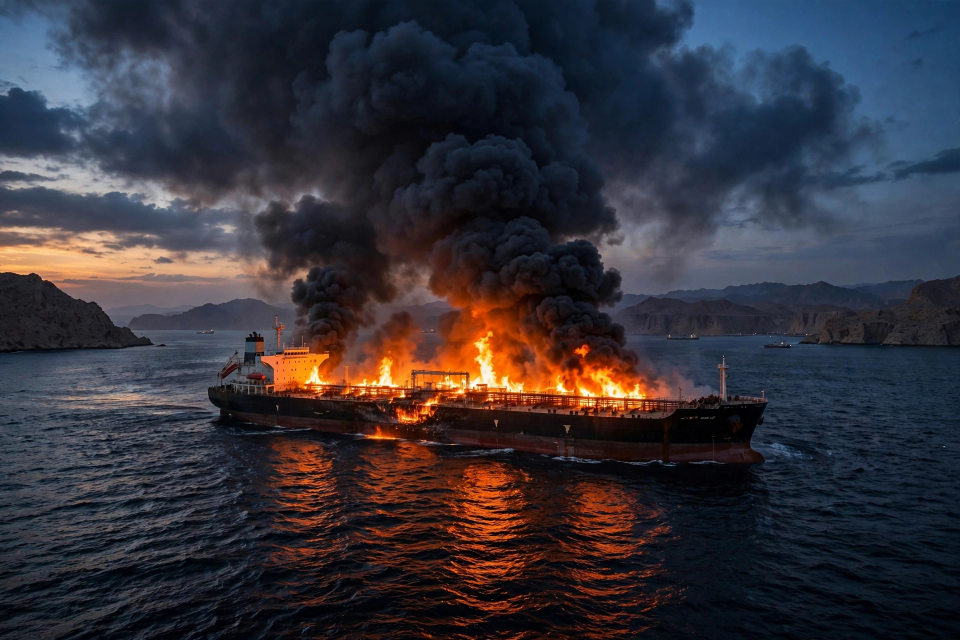
#> input picture media-generation-hero-tanker-18nov-0-399a38bf-7e39-4670-a39c-22fce1a0ad09.png, 1920 x 1280 px (shown at 1/2 size)
$ python compose.py
#> lines starting #> are read from the running program, lines starting #| are printed output that depends on the picture
"""Build the 18 Nov 2026 front page (1024x1024 PNG) from the hero photo.

Layout: masthead, hero photo with caption, lead story, 2x2 story grid,
ticker strip, footer. All text is drawn with PIL so the page is readable
at a glance; the hero is the only photographic element.
"""
import textwrap
from pathlib import Path

from PIL import Image, ImageDraw, ImageFont

HERE = Path(__file__).resolve().parent
W, H = 1024, 1024
SERIF_B = "/usr/share/fonts/truetype/dejavu/DejaVuSerif-Bold.ttf"
SERIF = "/usr/share/fonts/truetype/dejavu/DejaVuSerif.ttf"
SANS_B = "/usr/share/fonts/truetype/dejavu/DejaVuSans-Bold.ttf"
SANS = "/usr/share/fonts/truetype/dejavu/DejaVuSans.ttf"


def font(path, size):
    return ImageFont.truetype(path, size)


def wrap(draw, text, fnt, width):
    lines, cur = [], ""
    for word in text.split():
        trial = (cur + " " + word).strip()
        if draw.textlength(trial, font=fnt) <= width:
            cur = trial
        else:
            if cur:
                lines.append(cur)
            cur = word
    if cur:
        lines.append(cur)
    return lines


def draw_wrapped(draw, x, y, text, fnt, width, fill="black", leading=4):
    lines = wrap(draw, text, fnt, width)
    for line in lines:
        draw.text((x, y), line, font=fnt, fill=fill)
        y += fnt.size + leading
    return y


def main():
    img = Image.new("RGB", (W, H), "white")
#> img: PIL image 1024x1024 RGB; every value is 255
    d = ImageDraw.Draw(img)
    d.rectangle([0, 0, W - 1, H - 1], outline="black", width=4)

    # Masthead
    d.text((512, 18), "THE WORLD IN ONE DAY", font=font(SERIF_B, 58),
           fill="black", anchor="ma")
    d.text((512, 92), "WEDNESDAY 18 NOVEMBER 2026  •  TEN STORIES, ONE PAGE",
           font=font(SANS_B, 20), fill="black", anchor="ma")
    d.line([(24, 128), (1000, 128)], fill="black", width=3)

    # Hero photo
    hero = Image.open(HERE / "media-generation-hero-tanker-18nov-0-399a38bf-7e39-4670-a39c-22fce1a0ad09.png").convert("RGB")
#> hero is the input picture: PIL image 1920x1280 RGB; mean R, G, B 52.7, 50, 58.1
    tw, th = 976, 300
    ratio = max(tw / hero.width, th / hero.height)
#> ratio = 0.508
    hero = hero.resize((int(hero.width * ratio) + 1, int(hero.height * ratio) + 1))
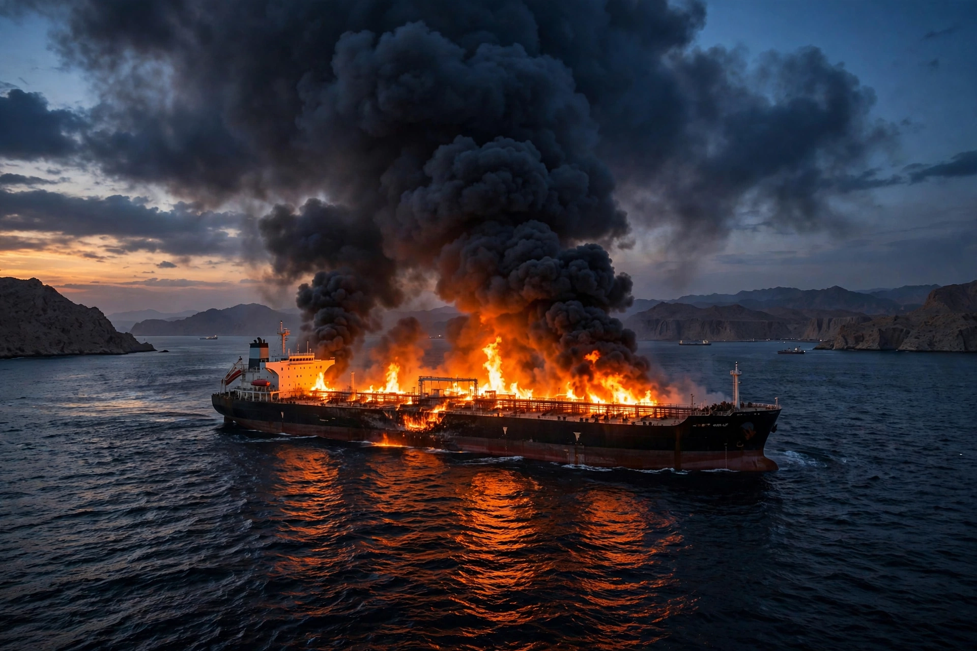
#> hero: PIL image 977x651 RGB; mean R, G, B 52.7, 50, 58.1
    x0 = (hero.width - tw) // 2
#> x0 = 0
    y0 = (hero.height - th) // 2
#> y0 = 175
    hero = hero.crop((x0, y0, x0 + tw, y0 + th))
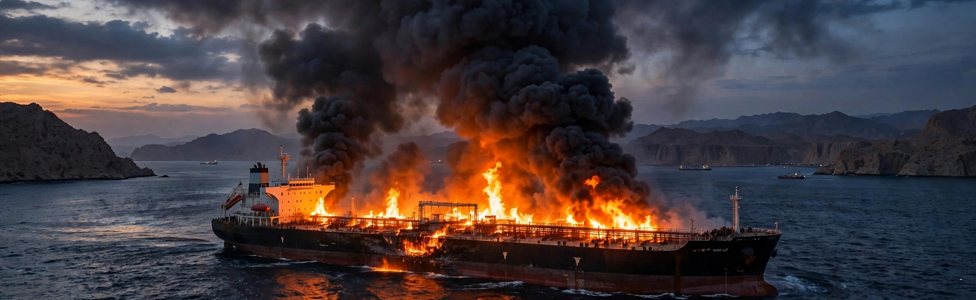
#> hero: PIL image 976x300 RGB; mean R, G, B 72.3, 61, 63
    img.paste(hero, (24, 140))
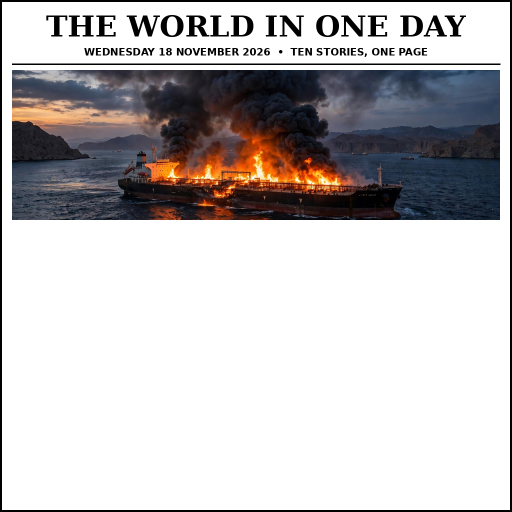
#> img: PIL image 1024x1024 RGB (shown at 1/2 size); mean R, G, B 194.9, 191.8, 192.3
    d.rectangle([24, 140, 1000, 440], outline="black", width=2)
    d.text((24, 448), "A tanker burns in the Strait of Hormuz after a night of strikes.",
           font=font(SANS, 17), fill="#333333")

    # Lead story
    y = draw_wrapped(d, 24, 478, "WAR IN THE GULF WIDENS: US HITS QESHM, IRAN HITS BACK",
                     font(SERIF_B, 34), 976, leading=2)
#> y = 550
    y = draw_wrapped(d, 24, y + 2,
                     "US jets strike an Iranian missile site on Qeshm Island; Iran drones hit "
                     "US bases in Bahrain and Kuwait as tankers come under fire in Hormuz.",
                     font(SERIF, 21), 976, leading=2)
#> y = 598

    d.line([(24, y + 10), (1000, y + 10)], fill="black", width=2)
    gy = y + 22
#> gy = 620

    # 2x2 grid of stories
    stories = [
        ("APEC SHENZHEN",
         "Xi and Putin denounce Western sanctions; Trump lands in China and a "
         "three-way summit is set for Thursday."),
        ("EBOLA PASSES 11,000",
         "Congo's outbreak becomes the second-largest ever recorded; children "
         "are hit hardest as clinics run out of beds."),
        ("TANKERS UNDER FIRE",
         "An ADNOC vessel is attacked, 11 crew hurt and one missing; the Tara Gas "
         "burns and 24 crew are evacuated off Oman."),
        ("VOYAGER 1, ONE LIGHT-DAY",
         "Voyager 1 becomes the first craft one light-day from Earth, still "
         "sending data home after 49 years in space."),
    ]
    col_w, row_h = 478, 132
    for i, (head, body) in enumerate(stories):
        cx = 24 + (i % 2) * 498
        cy = gy + (i // 2) * row_h
        if i % 2 == 1:
            d.line([(512, cy), (512, cy + row_h - 14)], fill="#999999", width=1)
        draw_wrapped(d, cx, cy, head, font(SANS_B, 21), col_w, leading=1)
        draw_wrapped(d, cx, cy + 30, body, font(SANS, 17), col_w, leading=1)
#> this loop made 4 passes
#> cy on passes 1 to 4: 620, 620, 752, 752

    ty = gy + 2 * row_h + 6
#> ty = 890
    d.line([(24, ty), (1000, ty)], fill="black", width=2)
    ticker = ("ALSO TODAY:  Democrats flip the Alaska Senate seat 56-44  •  Nvidia posts record revenue  •  "
              "8,000+ bomb threats across Europe in a month  •  Cold kills in Gaza tents  •  "
              "Kerch bridge still closed after Tuesday's strike")
    ty = draw_wrapped(d, 24, ty + 10, ticker, font(SANS_B, 17), 976, leading=3)
#> ty = 960
    d.text((512, 992), "THE WORLD IN ONE DAY — 18 NOVEMBER 2026",
           font=font(SANS, 15), fill="#555555", anchor="ma")
    img.save(HERE / "news.png", optimize=True)
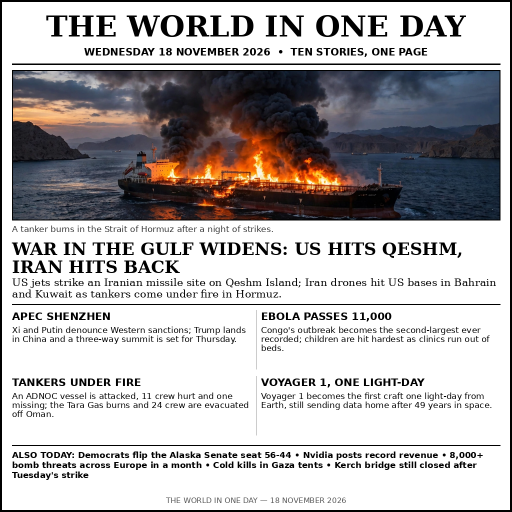
#> saved as news.png: PIL image 1024x1024 RGB (shown at 1/2 size); mean R, G, B 182.1, 178.9, 179.5
#> (the run stopped early here; a loop or call above may not have finished)
